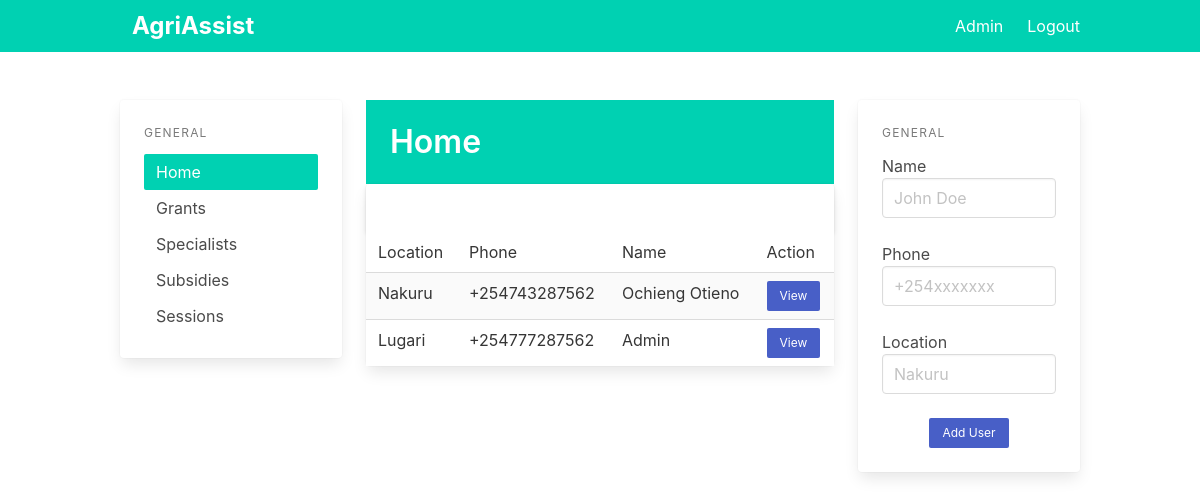
Before: / (signed in) with the older database file.
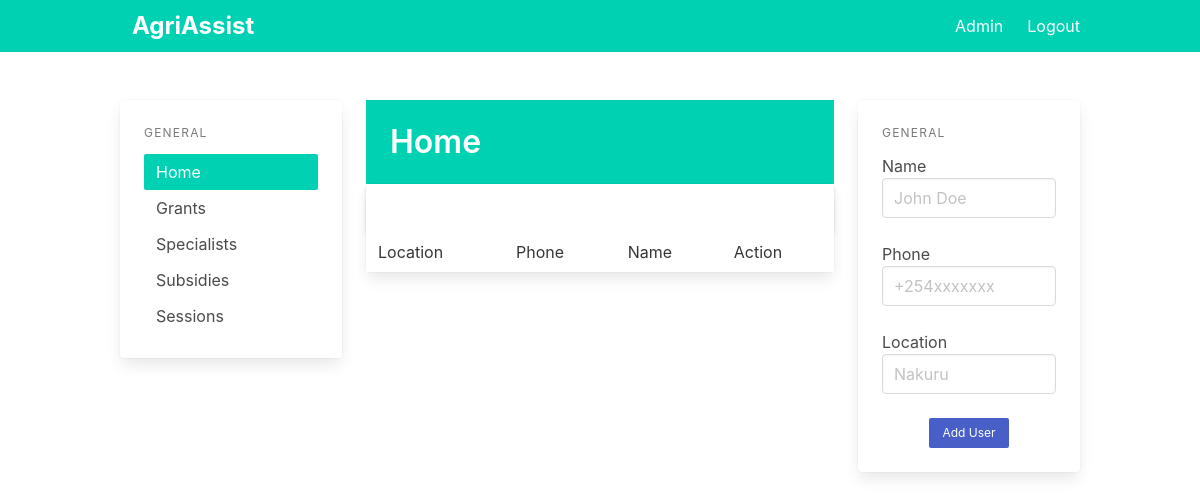
After: the same page with the newer database file.
### app/models.py (models this page shows)
class User(db.Model):
    id = db.Column(db.Integer, primary_key=True)
    phone = db.Column(db.String(15), unique=True)
    name = db.Column(db.String(100))
    location = db.Column(db.String(100))

### app/pages.py (the view)
@page.route('/')
@login_required
def index():
    users = all_users()
    return render_template('index.html', users=users)

### app/__init__.py (called while the page is built)
def create_app():
    app = Flask(__name__)
    app.config.from_pyfile('settings.py')
    app.config["FLASK_DEBUG"] = True
    app.config['SECRET_KEY'] = 'secret-key-goes-here'
    app.config['SQLALCHEMY_DATABASE_URI'] = 'sqlite:///db.sqlite'
    db.init_app(app)
    login_manager = LoginManager()
    login_manager.login_view = 'auth.login'
    login_manager.init_app(app)
    from .models import Admin
    @login_manager.user_loader
    def load_user(user_id):
        return Admin.query.get(int(user_id))
    with app.app_context():
        db.create_all()
    from .auth import auth as auth_blueprint
    app.register_blueprint(auth_blueprint)
    from .pages import page as page_blueprint
    app.register_blueprint(page_blueprint)
    from .main import main as main_blueprint
    app.register_blueprint(main_blueprint)
    return app

### app/utils.py (called while the page is built)
def all_users():
    return User.query.all()

### app/templates/index.html (shortened to what this page needs)
{% extends "base.html" %}
{% block content %}
<div class="columns">
  <div class="column is-3 ">
    <div class="card">
      <aside class="menu is-hidden-mobile card-content">
      <p class="menu-label">
        General
      </p>
      <ul class="menu-list">
        <li><a class="has-background-primary has-text-white" href="/">Home</a></li>
        <li><a href="{{ url_for('page.grants') }}">Grants</a></li>
        <li><a href="{{ url_for('page.specialists') }}">Specialists</a></li>
        <li><a href="{{ url_for('page.subsidies') }}">Subsidies</a></li>
        <li><a href="{{ url_for('page.sessions') }}">Sessions</a></li>
      </ul>
    </aside>
    </div>
  </div>
  <div class="column is-6">
    <section class="hero is-primary welcome is-small">
      <div class="hero-body">
        <div class="container">
          <h1 class="title">
            Home
          </h1>
        </div>
      </div>
    </section>
    <div class="is-6">
      <div class="card events-card">
        <header class="card-header">
          <a href="#" class="card-header-icon" aria-label="more options">
            <span class="icon">
            </span>
          </a>
        </header>
        <div class="card-table">
          <div class="content">
            <table class="table is-fullwidth is-striped">
              <tbody>
                <tr>
                  <td>Location</td>
                  <td>Phone</td>
                  <td>Name</td>
                  <td>Action</td>
                </tr>
                {%for user in users%}
                <tr>
                  <td>{{user.location}}</td>
                  <td>{{user.phone}}</td>
                  <td>{{user.name}}</td>
                  <td><a class="button is-link is-small" href="/user/{{user.id}}">View</a></td>
                </tr>
                {% endfor%}
              </tbody>
            </table>
          </div>
        </div>
      </div>
    </div>
  </div>
  <div class="column is-3">
    <div class="card">
      <div class="card-content">
        <div class="content">
          <aside class="menu is-hidden-mobile">
            <p class="menu-label">
              General
            </p>
            <div class="file is-centered is-boxed is-success has-name">
              <label class="file-label">
                <form action="{{ url_for('page.new_user') }}" method="POST">
                  <div class="control">
                    <label>Name</label>
                    <input class="input" type="text" placeholder="John Doe" name="name">
                  </div>
                  <br />
                  <div class="control">
                    <label>Phone</label>
                    <input class="input" type="text" placeholder="+254xxxxxxx" name="phone">
                  </div>
                  <br>
                  <div class="control">
                    <label>Location</label>
                    <input class="input" type="text" placeholder="Nakuru" name="location">
                  </div>
                  <br />
                  <div class="field is-grouped is-grouped-centered">
                    <p class="control">
                      <input type="submit" value="Add User" class="button is-primary is-link is-small">
                    </p>
                  </div>
                </form>
              </label>
            </div>
          </aside>
        </div>
      </div>
    </div>
  </div>
</div>
{% endblock %}

### app/templates/base.html (shortened to what this page needs)
<!DOCTYPE html>
<html>
<head>
  <link rel="stylesheet" href="https://cdn.jsdelivr.net/npm/bulma@0.9.4/css/bulma.min.css">
</head>
<body>
  <section class="is-fullheight">
    <div class="hero-head">
      <nav class="navbar is-primary">
        <div class="container">
          <div id="navbarMenuHeroA" class="navbar-menu">
            <div class="navbar-start">
              <a href="{{ url_for('main.index') }}" class="navbar-item label is-large">
                AgriAssist
              </a>
            </div>
            <div class="navbar-end">
              {% if current_user.is_authenticated %}
              <a href="{{ url_for('main.index') }}" class="navbar-item">
                Admin
              </a>
              {% endif %}
              {% if current_user.is_authenticated %}
              <a href="{{ url_for('auth.logout') }}" class="navbar-item">
                Logout
              </a>
              {% endif %}
            </div>
          </div>
        </div>
      </nav>
    </div>
    <div class="hero-body">
      <div class="container">
        {% block content %}
        {% endblock %}
      </div>
    </div>
  </section>
</body>
</html>

Changed rows visible on the page:
removed User: location "Nakuru", phone "+254743287562", name "Ochieng Otieno"
removed User: location "Lugari", phone "+254777287562", name "Admin"
